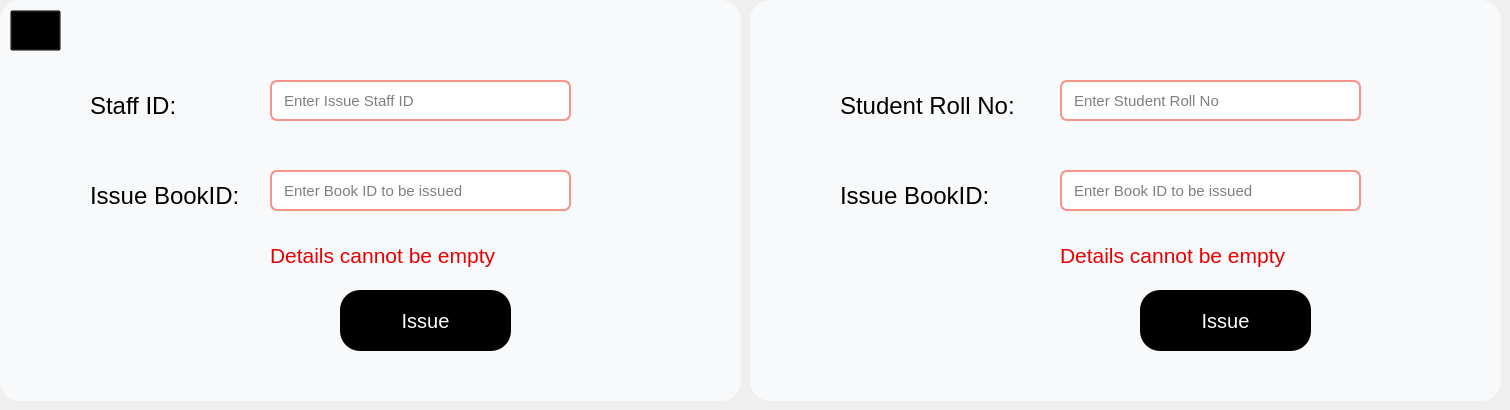
       <widget class="QWidget" name="issuep">
        <widget class="QToolButton" name="ismmbcbtn">
         <property name="geometry">
          <rect>
           <x>10</x>
           <y>10</y>
           <width>51</width>
           <height>41</height>
          </rect>
         </property>
         <property name="font">
          <font>
           <pointsize>12</pointsize>
          </font>
         </property>
         <property name="styleSheet">
          <string notr="true">background:transparent;</string>
         </property>
         <property name="text">
          <string/>
         </property>
        </widget>
        <widget class="QLabel" name="label_49">
         <property name="geometry">
          <rect>
           <x>0</x>
           <y>0</y>
           <width>741</width>
           <height>401</height>
          </rect>
         </property>
         <property name="font">
          <font>
           <family>MS Shell Dlg 2</family>
           <pointsize>25</pointsize>
           <weight>50</weight>
           <italic>false</italic>
           <bold>false</bold>
          </font>
         </property>
         <property name="styleSheet">
          <string notr="true">background-color:rgb(248, 249, 250);
border:none;
border-radius:20px;
</string>
         </property>
         <property name="text">
          <string/>
         </property>
         <property name="alignment">
          <set>Qt::AlignCenter</set>
         </property>
        </widget>
        <widget class="QLabel" name="label_43">
         <property name="geometry">
          <rect>
           <x>750</x>
           <y>0</y>
           <width>751</width>
           <height>401</height>
          </rect>
         </property>
         <property name="font">
          <font>
           <family>MS Shell Dlg 2</family>
           <pointsize>25</pointsize>
           <weight>50</weight>
           <italic>false</italic>
           <bold>false</bold>
          </font>
         </property>
         <property name="styleSheet">
          <string notr="true">background-color:rgb(248, 249, 250);
border:none;
border-radius:20px;</string>
         </property>
         <property name="text">
          <string/>
         </property>
         <property name="alignment">
          <set>Qt::AlignCenter</set>
         </property>
        </widget>
        <widget class="QLabel" name="label_26">
         <property name="geometry">
          <rect>
           <x>90</x>
           <y>90</y>
           <width>161</width>
           <height>31</height>
          </rect>
         </property>
         <property name="font">
          <font>
           <pointsize>18</pointsize>
           <weight>50</weight>
           <italic>false</italic>
           <bold>false</bold>
          </font>
         </property>
         <property name="text">
          <string>Staff ID:</string>
         </property>
        </widget>
        <widget class="QLineEdit" name="isstfstafid">
         <property name="geometry">
          <rect>
           <x>270</x>
           <y>80</y>
           <width>301</width>
           <height>41</height>
          </rect>
         </property>
         <property name="font">
          <font>
           <pointsize>11</pointsize>
          </font>
         </property>
         <property name="styleSheet">
          <string notr="true">border-radius:7px;
background-color: rgb(255, 255, 255);
border:2px solid #F79489;
padding-left:10px;
</string>
         </property>
         <property name="placeholderText">
          <string>Enter Issue Staff ID</string>
         </property>
        </widget>
        <widget class="QToolButton" name="isstfbtn">
         <property name="geometry">
          <rect>
           <x>340</x>
           <y>290</y>
           <width>171</width>
           <height>61</height>
          </rect>
         </property>
         <property name="font">
          <font>
           <pointsize>15</pointsize>
          </font>
         </property>
         <property name="styleSheet">
          <string notr="true">QToolButton#isstfbtn{
background-color: rgb(0, 0, 0);
color: rgb(255, 255, 255);
border-radius:20px;
}
QToolButton#isstfbtn:hover{
color: rgb(85, 255, 0);
}
QToolButton#isstfbtn:pressed{
background-color: rgb(85, 255, 0);
color:rgb(0,0,0)
}</string>
         </property>
         <property name="text">
          <string>Issue</string>
         </property>
        </widget>
        <widget class="QLabel" name="isstfemp">
         <property name="geometry">
          <rect>
           <x>270</x>
           <y>230</y>
           <width>241</width>
           <height>51</height>
          </rect>
         </property>
         <property name="font">
          <font>
           <pointsize>16</pointsize>
          </font>
         </property>
         <property name="styleSheet">
          <string notr="true">color: rgb(232, 0, 0);</string>
         </property>
         <property name="inputMethodHints">
          <set>Qt::ImhNone</set>
         </property>
         <property name="text">
          <string>Details cannot be empty</string>
         </property>
        </widget>
        <widget class="QLabel" name="label_28">
         <property name="geometry">
          <rect>
           <x>90</x>
           <y>180</y>
           <width>171</width>
           <height>31</height>
          </rect>
         </property>
         <property name="font">
          <font>
           <pointsize>18</pointsize>
           <weight>50</weight>
           <italic>false</italic>
           <bold>false</bold>
          </font>
         </property>
         <property name="text">
          <string>Issue BookID:</string>
         </property>
        </widget>
        <widget class="QLineEdit" name="isstfbkid">
         <property name="geometry">
          <rect>
           <x>270</x>
           <y>170</y>
           <width>301</width>
           <height>41</height>
          </rect>
         </property>
         <property name="font">
          <font>
           <pointsize>11</pointsize>
          </font>
         </property>
         <property name="styleSheet">
          <string notr="true">border-radius:7px;
background-color: rgb(255, 255, 255);
border:2px solid #F79489;
padding-left:10px;
</string>
         </property>
         <property name="placeholderText">
          <string>Enter Book ID to be issued</string>
         </property>
        </widget>
        <widget class="QLabel" name="label_31">
         <property name="geometry">
          <rect>
           <x>840</x>
           <y>90</y>
           <width>191</width>
           <height>31</height>
          </rect>
         </property>
         <property name="font">
          <font>
           <pointsize>18</pointsize>
           <weight>50</weight>
           <italic>false</italic>
           <bold>false</bold>
          </font>
         </property>
         <property name="text">
          <string>Student Roll No:</string>
         </property>
        </widget>
        <widget class="QLabel" name="label_33">
         <property name="geometry">
          <rect>
           <x>840</x>
           <y>180</y>
           <width>171</width>
           <height>31</height>
          </rect>
         </property>
         <property name="font">
          <font>
           <pointsize>18</pointsize>
           <weight>50</weight>
           <italic>false</italic>
           <bold>false</bold>
          </font>
         </property>
         <property name="text">
          <string>Issue BookID:</string>
         </property>
        </widget>
        <widget class="QLineEdit" name="isstdstudid">
         <property name="geometry">
          <rect>
           <x>1060</x>
           <y>80</y>
           <width>301</width>
           <height>41</height>
          </rect>
         </property>
         <property name="font">
          <font>
           <pointsize>11</pointsize>
          </font>
         </property>
         <property name="styleSheet">
          <string notr="true">border-radius:7px;
background-color: rgb(255, 255, 255);
border:2px solid #F79489;
padding-left:10px;
</string>
         </property>
         <property name="placeholderText">
          <string>Enter Student Roll No</string>
         </property>
        </widget>
        <widget class="QLineEdit" name="isstdbkid">
         <property name="geometry">
          <rect>
           <x>1060</x>
           <y>170</y>
           <width>301</width>
           <height>41</height>
          </rect>
         </property>
         <property name="font">
          <font>
           <pointsize>11</pointsize>
          </font>
         </property>
         <property name="styleSheet">
          <string notr="true">border-radius:7px;
background-color: rgb(255, 255, 255);
border:2px solid #F79489;
padding-left:10px;
</string>
         </property>
         <property name="placeholderText">
          <string>Enter Book ID to be issued</string>
         </property>
        </widget>
        <widget class="QToolButton" name="isstdbtn">
         <property name="geometry">
          <rect>
           <x>1140</x>
           <y>290</y>
           <width>171</width>
           <height>61</height>
          </rect>
         </property>
         <property name="font">
          <font>
           <pointsize>15</pointsize>
          </font>
         </property>
         <property name="styleSheet">
          <string notr="true">QToolButton#isstdbtn{
background-color: rgb(0, 0, 0);
color: rgb(255, 255, 255);
border-radius:20px;
}
QToolButton#isstdbtn:hover{
color: rgb(85, 255, 0);
}
QToolButton#isstdbtn:pressed{
background-color: rgb(85, 255, 0);
color:rgb(0,0,0)
}</string>
         </property>
         <property name="text">
          <string>Issue</string>
         </property>
        </widget>
        <widget class="QLabel" name="isstdemp">
         <property name="geometry">
          <rect>
           <x>1060</x>
           <y>230</y>
           <width>251</width>
           <height>51</height>
          </rect>
         </property>
         <property name="font">
          <font>
           <pointsize>16</pointsize>
          </font>
         </property>
         <property name="styleSheet">
          <string notr="true">color: rgb(232, 0, 0);</string>
         </property>
         <property name="inputMethodHints">
          <set>Qt::ImhNone</set>
         </property>
         <property name="text">
          <string>Details cannot be empty</string>
         </property>
        </widget>
        <zorder>label_49</zorder>
        <zorder>label_43</zorder>
        <zorder>label_26</zorder>
        <zorder>isstfstafid</zorder>
        <zorder>isstfbtn</zorder>
        <zorder>isstfemp</zorder>
        <zorder>label_28</zorder>
        <zorder>isstfbkid</zorder>
        <zorder>label_33</zorder>
        <zorder>isstdstudid</zorder>
        <zorder>isstdbkid</zorder>
        <zorder>isstdbtn</zorder>
        <zorder>isstdemp</zorder>
        <zorder>label_31</zorder>
        <zorder>ismmbcbtn</zorder>
       </widget>
